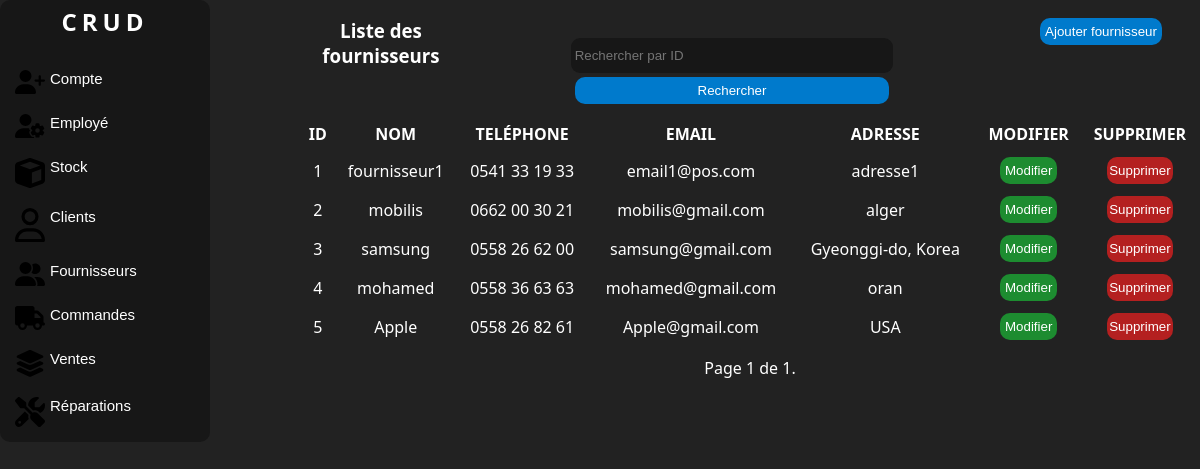
Page /fournisseurs/ (signed in) on the committed database.
### manager/models.py (models this page shows, shortened)
class Supplier(models.Model):
    name = models.CharField(max_length=100, db_column='Nom')
    phone = PhoneNumberField(unique=True, region='DZ', db_column='Téléphone')
    email = models.EmailField(unique=True, db_column='Email')
    address = models.TextField(db_column='Adresse')
    class Meta:
        db_table = 'Fournisseur'

### manager/views.py (the view)
# urls.py: path('fournisseurs/', views.SupplierListView.as_view(), name='supplier-list'),
class SupplierListView(LoginRequiredMixin, ListView):
    model = Supplier
    template_name = 'listefournisseur.html'
    context_object_name = 'suppliers'
    paginate_by = 10
    form_class = FilterForm
    def get_queryset(self):
        queryset = super().get_queryset()
        query = self.request.GET.get('query')
        if query:
            queryset = queryset.filter(id=query)
        return queryset
    def get_context_data(self, **kwargs):
        context = super().get_context_data(**kwargs)
        context['form'] = FilterForm(self.request.GET)
        return context

### manager/forms.py
class FilterForm(forms.Form):
    query = forms.IntegerField(label='', required=False,
                               widget=forms.TextInput(attrs={'placeholder': 'Rechercher par ID'}))

### manager/templatetags/auth_extras.py (called while the page is built)
@register.filter(name='has_group')
def has_group(user, group_name):
    group = Group.objects.get(name=group_name)
    return True if group in user.groups.all() else False

### manager/templates/listefournisseur.html (shortened to what this page needs)
{% load static %}
{% load auth_extras %}
<!DOCTYPE html>
<html lang="en">
<head>
    <link rel="stylesheet" href="{% static 'css/style.css' %}">
    <link rel="stylesheet" href="{% static 'css/accueil.css' %}">
</head>
<body>
<div class="corp">
    <div class="nav">
        <div class="logo">
            <a href="{% url 'home' %}" class="link"><h2>CRUD</h2></a>
        </div>
        <br>
        {% if request.user|has_group:"Admin" %}
        <button class="value">
            <a class="link" href="{% url 'account-list' %}"> Compte </a>
        </button>
        <button class="value">
            <a class="link" href="{% url 'employee-list' %}">Employé </a>
        </button>
         {% endif %}
        <button class="value">
            <a class="link" href="{% url 'products-list' %}"> Stock </a>
        </button>
        <button class="value">
            <a class="link" href="{% url 'client-list' %}"> Clients </a>
        </button>
        <button class="value">
            <a class="link" href="{% url 'supplier-list' %}"> Fournisseurs </a>
        </button>
        <button class="value">
            <a class="link" href="{% url 'purchase-order-list' %}">Commandes </a>
        </button>
        <button class="value">
            <a class="link" href="{% url 'sale-list' %}">Ventes </a>
        </button>
        <button class="value">
            <a class="link" href="{% url 'repair-list' %}"> Réparations </a>
        </button>
    </div>
    <div class="liste">
        <div class="c1">
            <div class="colone1"><h3>Liste des fournisseurs</h3></div>
            <div class="colone1">
                <form method="GET" action="">
                    {{ form }}
                    <button class="button" type="submit">Rechercher</button>
                </form>
            </div>
            <div class="colone1">
                <button class="button"><a href="{% url 'add-supplier' %}" class="link">Ajouter fournisseur</a></button>
            </div>
        </div>
        <div class="c2">
            {% if suppliers %}
            <table>
                <thead>
                <tr>
                    <th>Id</th>
                    <th>Nom</th>
                    <th>Teléphone</th>
                    <th>Email</th>
                    <th>Adresse</th>
                    <th>Modifier</th>
                    <th>Supprimer</th>
                </tr>
                </thead>
                <tbody id="tbody">
                {% for supplier in suppliers %}
                <tr>
                    <td>{{ supplier.id }}</td>
                    <td>{{ supplier.name }}</td>
                    <td>{{ supplier.phone }}</td>
                    <td>{{ supplier.email }}</td>
                    <td>{{ supplier.address }}</td>
                    <td>
                        <button class="button" id="modifier"
                                onclick="location.href='{% url 'update-supplier' supplier.id %}';">Modifier
                        </button>
                    </td>
                    <td>
                        <button class="button" id="supprimer"
                                onclick="location.href='{% url 'delete-supplier' supplier.id %}';">Supprimer
                        </button>
                    </td>
                </tr>
                {% endfor %}
                </tbody>
            </table>
            {% else %}
            <p>Pas de fournisseurs trouvés.</p>
            {% endif %}
            <div class="pagination">
                <span class="step-links">
                    <span class="current">
                        Page {{ page_obj.number }} de {{ page_obj.paginator.num_pages }}.
                    </span>
                </span>
            </div>
        </div>
    </div>
</body>
</html>

### manager/static/css/style.css (style rules this page uses)
* { padding: 0; margin: 0; }
body { background:#222 ; color: #fff; font-family:system-ui ; }
.corp { display: grid; grid-template-columns: 25% 75%; }
form { margin: auto; text-align: center; padding: 3%; }
input { width: 62%; height: 27px; outline: none; border: none; background: #111111a7; margin: 4px 0px; border-radius:9px ; padding: 4px; color:#fff; }
.button { width: 62%; height: 27px; border-radius:10px ; border: none; cursor: pointer; background: #007acc; color: white; transition: 0.7s; }
.nav { display: flex; flex-direction: column; width: 200px; background: #111111a7 ; justify-content: center; border-radius: 10px; transition: 1s; padding: 5px; overflow: hidden; }
.liste { text-align: center; display: grid; grid-template-rows: 20% 80%; }
.c1 { margin-top: 2%; display: grid; grid-template-columns: 18% 60% 22%; }
.c2 { margin-top: 2%; }
table { width: 100%; text-align: center; margin: 10px 0; }
table th { text-transform: uppercase; }
th,td { padding: 5px; }
#supprimer { background-color: rgba(193, 32, 32, 0.916); }
#modifier { background: #1bb635b7; }

### manager/static/css/accueil.css (style rules this page uses)
* { padding: 0; margin: 0; }
body { background:#222 ; color: #fff; font-family:system-ui ; }
.link { text-decoration: none; color: white; }
.logo { text-align: center; letter-spacing: 5px; }
.value { font-size: 15px; background-color: transparent; border: none; padding: 10px; color: white; display: flex; position: relative; gap: 5px; cursor: pointer; border-radius: 10px; transition: 1s; box-sizing: border-box; }
.value::before { content: ""; position: absolute; top: 5px; left: -15px; width: 5px; height: 100%; background-color:#007acc ; border-radius: 5px; opacity: 0; transition: 1s; }
.value svg { width: 30px; }

### rows in the picture
Supplier: id "1", name "fournisseur1", phone "0541 33 19 33", email "email1@pos.com", address "adresse1"
Supplier: id "2", name "mobilis", phone "0662 00 30 21", email "mobilis@gmail.com", address "alger"
Supplier: id "3", name "samsung", phone "0558 26 62 00", email "samsung@gmail.com", address "Gyeonggi-do, Korea"
Supplier: id "4", name "mohamed", phone "0558 36 63 63", email "mohamed@gmail.com", address "oran"
Supplier: id "5", name "Apple", phone "0558 26 82 61", email "Apple@gmail.com", address "USA"

### other values in the picture
{{ page_obj.number }} "1"
{{ page_obj.paginator.num_pages }} "1"
